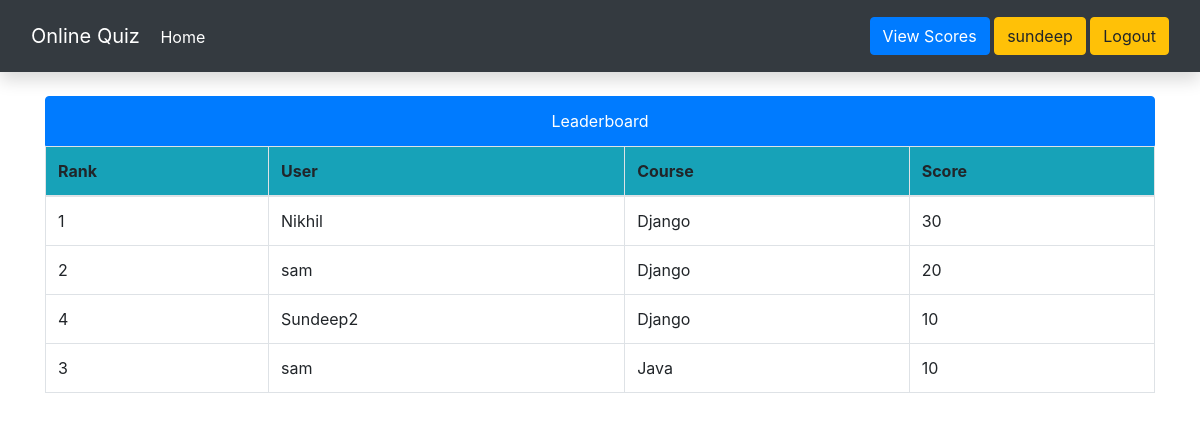
/leaderboard (signed in), run on the app's committed database.
### quiz/models.py (models this page shows, shortened)
class ScoreBoard(models.Model):
    course = models.ForeignKey(Course, on_delete=models.CASCADE)
    user = models.ForeignKey(User, on_delete=models.CASCADE)
    score = models.IntegerField()

class Course(models.Model):
   course_name = models.CharField(max_length=50)

### quiz/views.py (the view)
# urls.py: path('leaderboard', views.leaderboard,name="leaderboard"),
@login_required(login_url='/user/login')
@csrf_exempt
def leaderboard(request):
    scores = (ScoreBoard.objects.all().order_by('-score', 'user'))
    context = {'score' : scores}
    return render(request, 'leaderboard.html', context)

### templates/leaderboard.html (shortened to what this page needs)
{% extends "base.html" %}
{% block content %}
<div class="container mt-4">
    <ul class="list-group">
        <li class="list-group-item active text-center text-white">Leaderboard</li>
        {% if score %}
        <table class="table table-bordered table-hover">
          <thead class="bg-info">
            <tr>
              <th scope="col">Rank</th>
              <th scope="col">User</th>
              <th scope="col">Course</th>
              <th scope="col">Score</th>
            </tr>
          </thead>
          <tbody>
          {% for s in score %}
          {% if s.course.course_name == "Django" %}
              <tr>
                  <td>{{ forloop.counter }}</td>
                  <td>{{s.user}}</td>
                  <td>{{s.course.course_name}}</td>
                  <td>{{s.score}}</td>
              </tr>
              {% endif %}
          {% endfor %}
              {% for s in score %}
              {% if s.course.course_name == "Java" %}
              <tr>
                <td>{{ forloop.counter }}</td>
                <td>{{s.user}}</td>
                <td>{{s.course.course_name}}</td>
                <td>{{s.score}}</td>
            </tr>
           {% endif %}
            {% endfor %}
          </tbody>
        </table>
    {% endif %}
      </ul>
    </div>
{% endblock %}

### templates/base.html (shortened to what this page needs)
<!doctype html>
<html lang="en">
  <head>
    <link href="https://cdn.jsdelivr.net/npm/bootstrap@5.2.2/dist/css/bootstrap.min.css" rel="stylesheet">
    <link rel="stylesheet" href="https://maxcdn.bootstrapcdn.com/bootstrap/4.5.2/css/bootstrap.min.css">
  </head>
  <body>
    <nav class="navbar navbar-dark navbar-expand-sm bg-dark shadow p-3">
      <div class="container-fluid">
          <div class="navbar-header">
                <a class="navbar-brand" href="/">Online Quiz</a>
                <a class="text-white" href="/">Home</a>
          </div>
          <ul class="nav navbar-nav navbar-right">
              {% if user.is_authenticated %}
              <li>
                  <a class="btn btn-primary" href="{% url 'view_score' %}">View Scores</a>
                  <a class="btn btn-warning" href="#">{{ user.username }}</a>
                  <a class="btn btn-warning" href="/user/logout">Logout</a>
              </li>
              {% else %}
              <li>
                        <a class="btn btn-primary" href="/user/login">Login</a>
                        <a class="btn btn-success" href="/user/register">Register</a>
              </li>
              {% endif %}
          </ul>
      </div>
  </nav>
    {% block content %}
    {% endblock %}
  </body>
</html>

### data on the page
ScoreBoard: user "Nikhil", course.course_name "Django", score "30"
ScoreBoard: user "sam", course.course_name "Django", score "20"
ScoreBoard: user "Sundeep2", course.course_name "Django", score "10"
ScoreBoard: user "sam", course.course_name "Java", score "10"

### other printed values
{{ user.username }} "sundeep"
